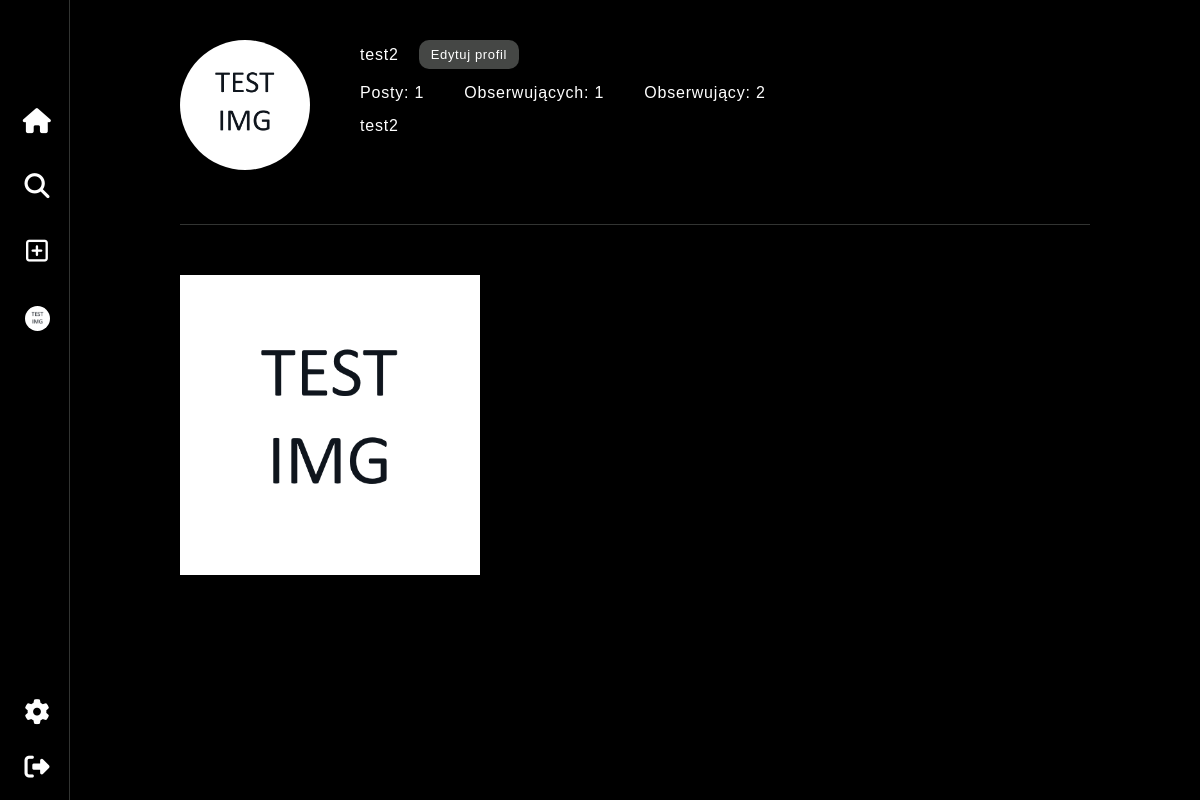
/profile.php (signed in), run on the app's committed database.
### tables this page shows
CREATE TABLE `users` (
  `id` int(11) NOT NULL,
  `login` varchar(30) NOT NULL,
  `imie` varchar(40) NOT NULL,
  `nazwisko` varchar(50) NOT NULL,
  `email` varchar(40) NOT NULL,
  `plec` enum('mężczyzna','kobieta','','') NOT NULL,
  `biogram` varchar(150) DEFAULT NULL,
  `profile_img` varchar(50) NOT NULL,
  `password` varchar(100) NOT NULL
);

CREATE TABLE `posts` (
  `id` int(11) NOT NULL,
  `user_id` int(11) NOT NULL,
  `image_url` varchar(255) NOT NULL,
  `opis` text DEFAULT NULL,
  `data_stworzenia` timestamp NOT NULL DEFAULT current_timestamp(),
  `licznik_polubień` int(11) NOT NULL DEFAULT 0
);

### profile.php (the view, shortened to what this page needs)
<?php
$mysqli = new mysqli("localhost", "root", "", "kutnik_gallery");
$userId = isset($_GET['user_id']) ? (int)$_GET['user_id'] : $_SESSION['user_id'];
if ($userId) {
    $query = "SELECT login, profile_img, biogram FROM users WHERE id = ?";
    $stmt = $mysqli->prepare($query);
    $stmt->bind_param("i", $userId);
    $stmt->execute();
    $result = $stmt->get_result();
    if ($result->num_rows > 0) {
        $user = $result->fetch_assoc();
        $login = $user['login'];
        $profileImg = $user['profile_img'];
        $bio = $user['biogram'];
    } else {
        echo "Użytkownik nie znaleziony!";
        exit();
    }
    $queryPosts = "SELECT COUNT(*) AS posts_count FROM posts WHERE user_id = ?";
    $stmtPosts = $mysqli->prepare($queryPosts);
    $stmtPosts->bind_param("i", $userId);
    $stmtPosts->execute();
    $resultPosts = $stmtPosts->get_result();
    $postsCount = $resultPosts->fetch_assoc()['posts_count'];
    $queryFollowers = "SELECT COUNT(*) AS followers_count FROM relacje_obserwacji WHERE id_obserwowany = ?";
    $stmtFollowers = $mysqli->prepare($queryFollowers);
    $stmtFollowers->bind_param("i", $userId);
    $stmtFollowers->execute();
    $resultFollowers = $stmtFollowers->get_result();
    $followersCount = $resultFollowers->fetch_assoc()['followers_count'];
    $queryFollowing = "SELECT COUNT(*) AS following_count FROM relacje_obserwacji WHERE id_obserwujacy = ?";
    $stmtFollowing = $mysqli->prepare($queryFollowing);
    $stmtFollowing->bind_param("i", $userId);
    $stmtFollowing->execute();
    $resultFollowing = $stmtFollowing->get_result();
    $followingCount = $resultFollowing->fetch_assoc()['following_count'];
} else {
    echo "Nieprawidłowe ID użytkownika.";
    exit();
}
?>
<!DOCTYPE html>
<html lang="pl">
<head>
    <link rel="stylesheet" href="assets/css/index.css">
    <link rel="stylesheet" href="assets/css/nav.css">
    <link rel="stylesheet" href="assets/css/profile.css">
    <link rel="stylesheet" href="assets/css/popup.css">
    <link rel="stylesheet" href="https://cdn.jsdelivr.net/npm/swiper@11/swiper-bundle.min.css"/>
</head>
<body>
    <div class="navigation-bar">
        <div class="navigation">
            <nav>
                <ul>
                <li>
                    <a href="index.php"><i class="fa-solid fa-house"></i><p class="nav-text">Home</p></a>
                </li>
                <li id="search-button">
                    <a href="#"><i class="fa-solid fa-magnifying-glass"></i><p class="nav-text">Szukaj</p></a>
                </li>
                <li id="create-post-button">
                    <a href="#"><i class="fa-regular fa-square-plus"></i><p class="nav-text">Utwórz</p></a>
                </li>
                <li>
                    <a href="profile.php?user_id=<?php echo $_SESSION['user_id']; ?>">
                        <div class="img-temp">
                            <img src="<?php echo htmlspecialchars($profileImg); ?>" alt="Zdjęcie profilowe">
                        </div>
                    </a>
                </li>
                </ul>
            </nav>
            <div class="navigation-bottom">
                <a href="edit-profile.php"><i class="fa-solid fa-gear"></i></a>
                <a href="logout.php"><i class="fa-solid fa-right-from-bracket"></i></a>
            </div>
        </div>
    </div>
    <div class="search-side-panel">
</div>
    <main>
       <div class="profile-main-container">
        <div class="profile-informations">
                <div class="profile-image-container">
                    <img src="<?php echo htmlspecialchars($profileImg); ?>" alt="Zdjęcie profilowe">
                </div>
                <div class="profile-right-information-container">
                <div class="row-profile-name">
                        <p id="name-account"><?php echo htmlspecialchars($login); ?></p>
                        <?php if ($userId == $_SESSION['user_id']): ?>
                            <button><a href="edit-profile.php">Edytuj profil</a></button>
                        <?php endif; ?>
                    </div>
                    <div class="row-profile-text">
                        <p id="posts-amount">Posty: <?php echo $postsCount; ?></p>
                        <p id="followers-amount">Obserwujących: <?php echo $followersCount; ?></p>
                        <p id="following-amount">Obserwujący: <?php echo $followingCount; ?></p>
                    </div>
                    <div class="profile-bio">
                        <p id="bio-text"><?php echo nl2br(htmlspecialchars($bio)); ?></p>
                    </div>
                </div>
            </div>
            <div class="profile-images-container">
            <?php
$mysqli = new mysqli("localhost", "root", "", "kutnik_gallery");
$user_id = isset($_GET['user_id']) ? $mysqli->real_escape_string($_GET['user_id']) : $_SESSION['user_id'];
$query = "SELECT id, image_url, opis, licznik_polubień, data_stworzenia FROM posts WHERE user_id = '$user_id' ORDER BY data_stworzenia DESC";
$result = $mysqli->query($query);
?>
<?php if ($result && $result->num_rows > 0): ?>
    <?php while ($post = $result->fetch_assoc()): ?>
        <div class="image-container">
            <img src="<?php echo htmlspecialchars($post['image_url']); ?>" alt="Post Image" data-post-id="<?php echo $post['id']; ?>">
        </div>
    <?php endwhile; ?>
<?php else: ?>
    <p>Brak dostępnych postów.</p>
<?php endif; ?>
</div>
        </div>
    </main>
</body>
</html>

### assets/css/index.css (style rules this page uses)
:root { --color-header: #1C1C1C; --color-nav: #fff; --color-slider: #FFFFFF; --color-main: #FFFFFF; --color-footer: #1C1C1C; }
* { margin: 0; padding: 0; box-sizing: border-box; scroll-behavior: smooth; font-family: Helvetica, 'Helvetica Neue', Arial, 'Lucida Grande', sans-serif;; text-decoration: none; list-style-type: none; letter-spacing: 0.05em; }
body { display: flex; }
main { background-color: #000; width: 100%; min-height: 100vh; height: auto; display: flex; justify-content: center; }
.img-temp { height: 25px; width: 25px; border-radius: 100%; }

### assets/css/nav.css (style rules this page uses)
.navigation-bar { height: auto; min-width: 326px; background-color: #000; padding: 15px; display: flex; border-right: 1px solid rgb(50, 52, 50); position: relative; z-index: 9999; }
.navigation { height: 100vh; position: fixed; display: flex; flex-direction: column; }
nav { padding-top: 35px; }
nav .img-temp img { width: 25px !important; height: 25px !important; border-radius: 100%; }
.navigation-bar i { font-size: 25px !important; width: 25px; display: flex; align-items: center; justify-content: center; }
a, i { color: #fff; font-size: 30px; }
nav ul { display: flex; flex-direction: column; gap: 15px; }
nav { display: flex; flex-direction: column; }
nav li { display: flex; align-items: center; flex-direction: row; width: 100%; height: 50px; border-radius: 15px; padding-left: 10px; }
nav a { display: flex; flex-direction: row; gap: 20px; align-items: center; justify-content: center; }
.navigation-bottom { margin-top: auto; display: flex; gap: 20px; flex-wrap: wrap; margin-bottom: 35px; }
.search-side-panel { height: 100vh; position: fixed; display: flex; flex-direction: column; background-color: #000; top: 0; left: -340px; width: 350px; padding: 20px; transition: left 0.5s ease; z-index: 1; }
body { background-color: #000; }
@media (max-width: 1300px) { .navigation-bar, .navigation { min-width: 70px; max-width: 70px; padding: 0; flex-grow: 1; } }
@media (max-width: 1300px) { .navigation { align-items: center; } }
@media (max-width: 1300px) { i { padding-right: 5px; } }
@media (max-width: 1300px) { li:last-child { margin-left: -3px; } }
@media (max-width: 1300px) { .navigation-bottom { gap: 20px; margin-left: 10px; justify-content: center; margin-bottom: 20px; } }
@media (max-width: 1300px) { .fa-gear { margin-bottom: 10px; } }
@media (max-width: 1300px) { nav { padding-top: 96.92px; } }

### assets/css/profile.css (style rules this page uses)
p { color: #fff; }
.profile-main-container { display: flex; flex-direction: column; margin-top: 40px; width: 910px; }
.profile-informations { display: flex; flex-direction: row; gap: 50px; margin-bottom: 50px; padding-bottom: 50px; border-bottom: 1px solid rgb(50, 52, 50); }
.profile-image-container img { width: 130px !important; height: 130px !important; border-radius: 100%; }
.profile-images-container img { width: 300px !important; height: 300px !important; }
.row-profile-name { display: flex; flex-direction: row; gap: 20px; align-items: center; margin-bottom: 15px; }
.row-profile-name button { background-color: #454745; color: #fff; border: none; padding: 7px 12px; border-radius: 10px; }
.row-profile-name a { font-size: 13px; }
.row-profile-text { display: flex; flex-direction: row; gap: 40px; margin-bottom: 15px; }
.profile-bio { max-width: 250px; }
.profile-images-container { display: flex; gap: 5px; flex-wrap: wrap; }
.image-container { width: 300px; height: 300px; }

### data on the page
users: profile_img (picture), login "test2", biogram "test2"
posts: image_url (picture)

### other printed values
$postsCount "1"
$followersCount "1"
$followingCount "2"
